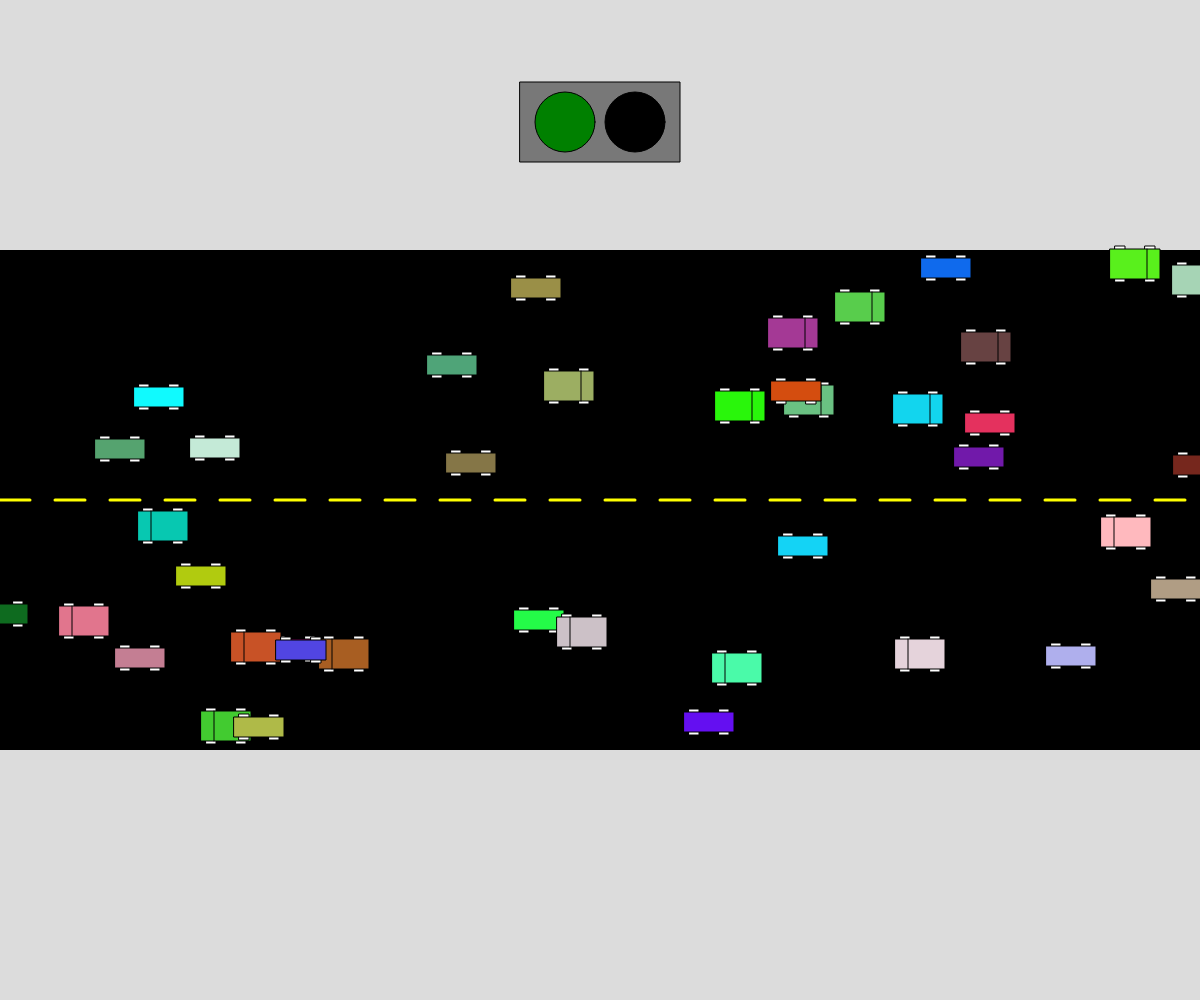
Frame 1 (no input)
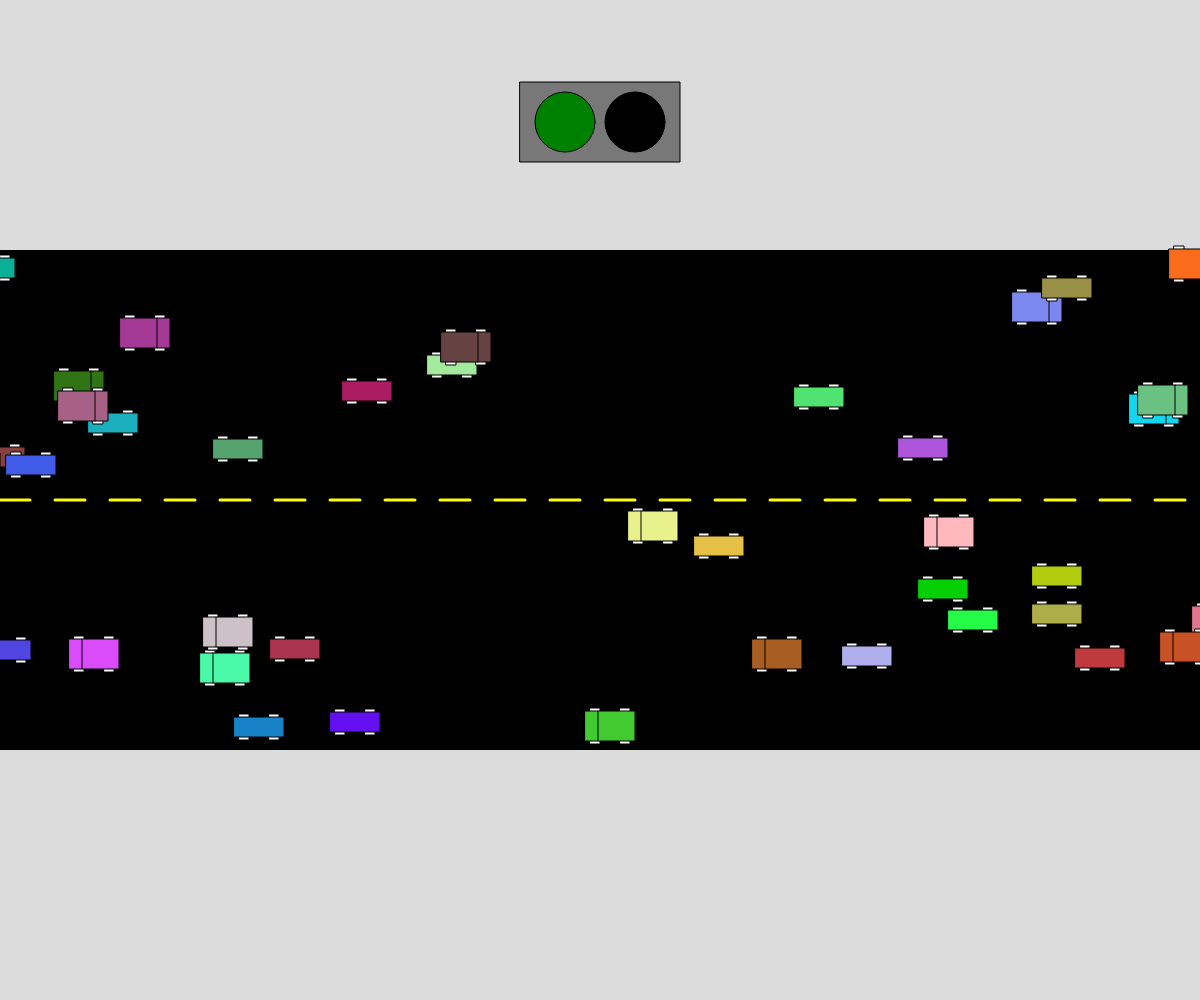
Frame 60 (no input)
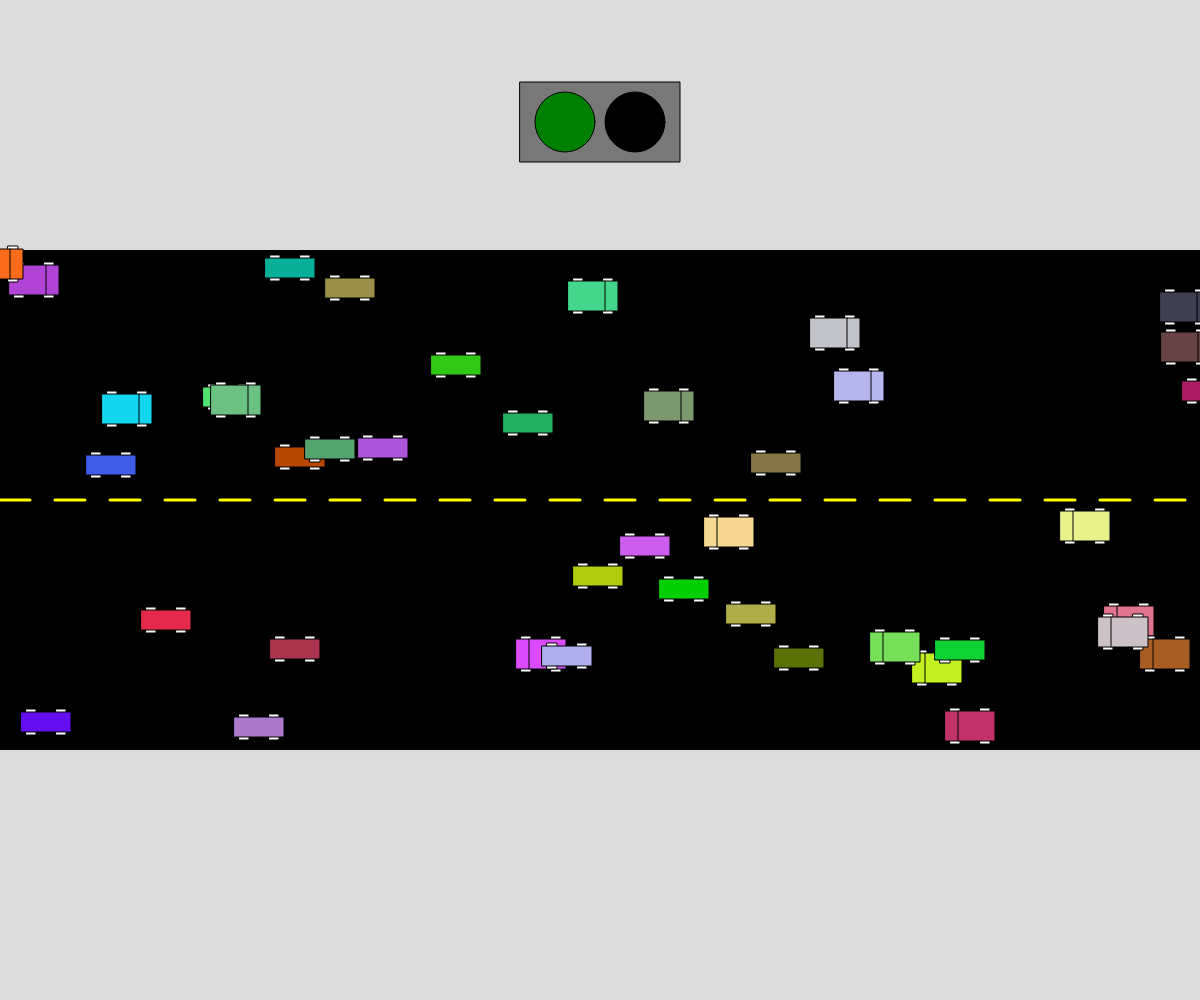
Frame 120 (the mouse pressed at the canvas centre since frame 60)

The p5.js sketch that drew these frames (run headless with seeded random() and noise() and a simulated clock; from frame 60 on, the mouse is pressed at the canvas centre):

// p5.js sketch
// ── sketch.js
// Cars Cars Cars
// Udaey Sandha
// October 17, 2023
// Creating a Traffic Simulation where each vehicle on the road will be an object created from a Vehicle class
//----------------------------------------------------------------------------------------------------------------

// Global Variables
let trafficLight,
  frameCounter = 0;

// Arrays to hold vehicles traveling in different directions
let eastbound = [],
  westbound = [];
//----------------------------------------------------------------------------------------------------------------

function setup() {
  createCanvas(windowWidth, windowHeight);
  rectMode(CENTER);
  initVehicles();  // Initialize the vehicles and traffic light
  trafficLight = new TrafficLight();
}
//----------------------------------------------------------------------------------------------------------------

function initVehicles() {
  // Creating vehicles and add them to the appropriate arrays
  for (let i = 0; i < 20; i++) {
    // Vehicles going right
    eastbound.push(
      new Vehicle(
        Math.floor(random(width)),
        Math.floor(random(height * 0.25 + 13, height / 2 - 20)),
        Math.floor(random(0, 2)),
        1
      )
    );
    // Vehicles going left
    westbound.push(
      new Vehicle(
        Math.floor(random(width)),
        Math.floor(random(height / 2 + 20, height * 0.75 - 13)),
        Math.floor(random(0, 2)),
        0
      )
    );
  }
}
//----------------------------------------------------------------------------------------------------------------

function drawRoad() {
  // defining road stuff
  const ROAD_HEIGHT = height * 0.5,
    SPACE_BETWEEN_YELLOW_LINES = 55,
    YELLOW_LINE_LENGTH = 30;

  // Drawing the road
  fill(0);
  noStroke();
  rect(width / 2, height / 2, width, ROAD_HEIGHT);

  // Draw yellow lines in the middle of road
  stroke("yellow");
  strokeWeight(3);
  for (let i = 0; i < width; i += SPACE_BETWEEN_YELLOW_LINES) line(i, height / 2, i + YELLOW_LINE_LENGTH, height / 2);
}
//----------------------------------------------------------------------------------------------------------------

function drawCar(x, y, c) {
  // Draw a car with given position and color
  stroke(0);
  strokeWeight(1);
  fill(255);
  rect(x - 15, y, 10, 26);
  rect(x + 15, y, 10, 26);
  fill(c);
  rect(x, y, 50, 20);
}
//----------------------------------------------------------------------------------------------------------------

function drawTruck(x, y, c, direction) {
  // Draw a truck with given positon and color
  stroke(0);
  strokeWeight(1);
  fill(255);
  rect(x - 15, y, 10, 36);
  rect(x + 15, y, 10, 36);
  fill(c);
  rect(x, y, 50, 30);
  if (direction === 0) line(x - 12, y + 15, x - 12, y - 15); // left facing truck
  else if (direction === 1) line(x + 12, y + 15, x + 12, y - 15); // right facing truck
}
//----------------------------------------------------------------------------------------------------------------

function drawTrafficLight(c) {
  // Drawing a traffic light
  fill(120);
  rect(width / 2, height * 0.122, 160, 80);

  // Drawing the green light
  if (trafficLight.colorIndex === 0) {
    fill(c);
    circle(width / 2 - 35, height * 0.122, 60);
    fill(0);
    circle(width / 2 + 35, height * 0.122, 60);
  }
  // Drawing the red light
  if (trafficLight.colorIndex === 1) {
    fill(0);
    circle(width / 2 - 35, height * 0.122, 60);
    fill(c);
    circle(width / 2 + 35, height * 0.122, 60);
  }
}
//----------------------------------------------------------------------------------------------------------------

function keyPressed() {
  // Changing the traffic light color and reseting the framecounter
  if (key === " ") trafficLight.change(), (frameCounter = 0);
}
//----------------------------------------------------------------------------------------------------------------

function mousePressed() {
  if (mouseButton === LEFT) {
    // If left mouse and shift is pressed add a vehicle to west bound
    if (keyIsPressed && keyCode === SHIFT)
      westbound.push(
        new Vehicle(
          Math.floor(random(width)),
          Math.floor(random(height / 2 + 20, height * 0.75 - 13)),
          Math.floor(random(0, 2)),
          0
        )
      );
    // If only left mouse is pressed add a veicle to east bound
    else
      eastbound.push(
        new Vehicle(
          Math.floor(random(width)),
          Math.floor(random(height * 0.25 + 13, height / 2 - 20)),
          Math.floor(random(0, 2)),
          1
        )
      );
  }
}
//----------------------------------------------------------------------------------------------------------------

function draw() {
  background(220);
  drawRoad();

  // Updating and displaying the vehicles
  for (let e of eastbound) e.action();
  for (let w of westbound) w.action();

  // Display traffic light
  trafficLight.display();

  // Changing color to back to green
  if (frameCounter >= 120 && trafficLight.colorIndex === 1) {
    trafficLight.colorIndex = 0;
  }
  frameCounter++;
}
//----------------------------------------------------------------------------------------------------------------

class Vehicle {
  constructor(x, y, type, direction) {
    this.type = type; //0- car,  1- truck/van
    this.color = color(random(255), random(255), random(255));
    this.x = x;
    this.y = y;
    this.direction = direction; //0- left, 1- right
    this.xSpeed = Math.floor(random(15));
    if (this.direction === 0) this.xSpeed *= -1;  // Reversing speed for leftbound vehicles
  }
  //----------------------------------------------------------------------------------------------------------------

  display() {
    // Displaying a car or a truck
    if (this.type === 0) drawCar(this.x, this.y, this.color);
    else if (this.type === 1) drawTruck(this.x, this.y, this.color, this.direction);
  }
  //----------------------------------------------------------------------------------------------------------------

  move() {
    // Update position according to speed
    this.x += this.xSpeed;

    // Wraping the vehicle around when it goes off screen
    if (this.x - 25 > width) this.x = -25;
    if (this.x + 25 < 0) this.x = width + 25;
  }
  //----------------------------------------------------------------------------------------------------------------

  speedUp() {
    // Increasing the speed depending on direction
    if (this.direction === 0 && this.xSpeed > -15) this.xSpeed--;
    if (this.direction === 1 && this.xSpeed < 15) this.xSpeed++;
  }
  //----------------------------------------------------------------------------------------------------------------

  speedDown() {
    // Decreasing teh speed depending on direction
    if (this.direction === 0 && this.xSpeed !== 0) this.xSpeed++;
    if (this.direction === 1 && this.xSpeed !== 0) this.xSpeed--;
  }
  //----------------------------------------------------------------------------------------------------------------

  changeColor() {
    // Changing teh vehicle color to random
    this.color = color(random(255), random(255), random(255));
  }
  //----------------------------------------------------------------------------------------------------------------

  stop() {
    // Stoping the vehicle by changing speed to 0
    this.xSpeed = 0;
  }
  //----------------------------------------------------------------------------------------------------------------

  action() {
    // Updates the position
    this.move();

    // 1% chance of speeding up, speeding down or changing color
    if (Math.floor(random(100)) === 1) this.speedUp();
    if (Math.floor(random(100)) === 1) this.speedDown();
    if (Math.floor(random(100)) === 1) this.changeColor();

    // Displaying the vehicle
    this.display();

    // Stoping the vehicles if light is red
    if (trafficLight.colorIndex === 1) this.stop();
  }
}
//----------------------------------------------------------------------------------------------------------------

class TrafficLight {
  constructor() {
    // defining colors
    this.color = [color("green"), color("red")];
    this.colorIndex = 0;
  }
  //----------------------------------------------------------------------------------------------------------------

  change() {
    // Chaningthe color
    this.colorIndex = (this.colorIndex + 1) % this.color.length;
    print(this.color);
  }
  //----------------------------------------------------------------------------------------------------------------

  display() {
    // Displaying the vehicle
    drawTrafficLight(this.color[this.colorIndex]);
  }
}
//----------------------------------------------------------------------------------------------------------------
//End
